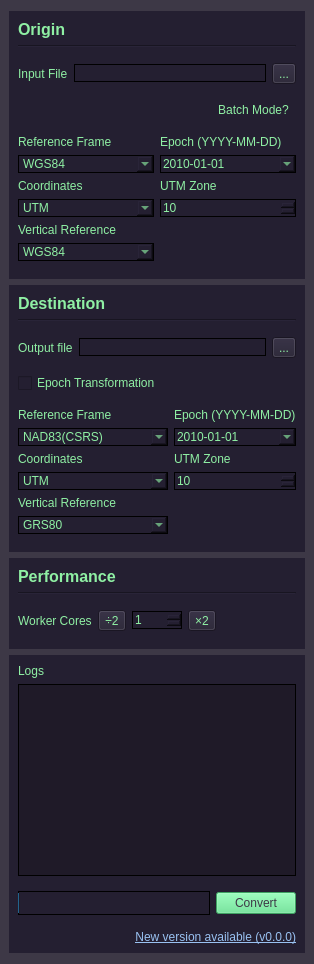
<?xml version="1.0" encoding="UTF-8"?>
<ui version="4.0">
 <class>MainWindow</class>
 <widget class="QWidget" name="MainWindow">
  <property name="windowTitle">
   <string>LAS TRX</string>
  </property>
  <property name="autoFillBackground">
   <bool>false</bool>
  </property>
  <property name="styleSheet">
   <string notr="true">background-color: rgb(61, 56, 70);
color: rgb(143, 240, 164)</string>
  </property>
  <layout class="QVBoxLayout" name="verticalLayout">
   <property name="leftMargin">
    <number>9</number>
   </property>
   <property name="rightMargin">
    <number>9</number>
   </property>
   <item>
    <widget class="QFrame" name="frame_input">
     <property name="styleSheet">
      <string notr="true">background-color: rgb(36, 31, 49);</string>
     </property>
     <layout class="QVBoxLayout" name="verticalLayout_5">
      <item>
       <widget class="QLabel" name="label_input">
        <property name="sizePolicy">
         <sizepolicy hsizetype="Preferred" vsizetype="Fixed">
          <horstretch>0</horstretch>
          <verstretch>0</verstretch>
         </sizepolicy>
        </property>
        <property name="font">
         <font>
          <pointsize>12</pointsize>
          <weight>75</weight>
          <bold>true</bold>
         </font>
        </property>
        <property name="styleSheet">
         <string notr="true"/>
        </property>
        <property name="text">
         <string>Origin</string>
        </property>
       </widget>
      </item>
      <item>
       <widget class="Line" name="line_input">
        <property name="orientation">
         <enum>Qt::Horizontal</enum>
        </property>
       </widget>
      </item>
      <item>
       <widget class="QWidget" name="widget_input_file" native="true">
        <layout class="QHBoxLayout" name="horizontalLayout">
         <property name="leftMargin">
          <number>0</number>
         </property>
         <property name="rightMargin">
          <number>0</number>
         </property>
         <item>
          <widget class="QLabel" name="label_input_file">
           <property name="text">
            <string>Input File</string>
           </property>
           <property name="buddy">
            <cstring>lineEdit_input_file</cstring>
           </property>
          </widget>
         </item>
         <item>
          <widget class="QLineEdit" name="lineEdit_input_file">
           <property name="acceptDrops">
            <bool>true</bool>
           </property>
           <property name="autoFillBackground">
            <bool>false</bool>
           </property>
           <property name="styleSheet">
            <string notr="true">border : 1px solid black;</string>
           </property>
          </widget>
         </item>
         <item>
          <widget class="QToolButton" name="toolButton_input_file">
           <property name="text">
            <string>...</string>
           </property>
          </widget>
         </item>
        </layout>
       </widget>
      </item>
      <item>
       <widget class="QWidget" name="widget" native="true">
        <layout class="QHBoxLayout" name="horizontalLayout_3">
         <property name="leftMargin">
          <number>0</number>
         </property>
         <property name="topMargin">
          <number>0</number>
         </property>
         <property name="rightMargin">
          <number>0</number>
         </property>
         <property name="bottomMargin">
          <number>0</number>
         </property>
         <item>
          <spacer name="horizontalSpacer">
           <property name="orientation">
            <enum>Qt::Horizontal</enum>
           </property>
           <property name="sizeHint" stdset="0">
            <size>
             <width>40</width>
             <height>20</height>
            </size>
           </property>
          </spacer>
         </item>
         <item>
          <widget class="QToolButton" name="toolButton_help">
           <property name="layoutDirection">
            <enum>Qt::LeftToRight</enum>
           </property>
           <property name="autoFillBackground">
            <bool>false</bool>
           </property>
           <property name="text">
            <string>Batch Mode?</string>
           </property>
           <property name="toolButtonStyle">
            <enum>Qt::ToolButtonTextOnly</enum>
           </property>
           <property name="autoRaise">
            <bool>true</bool>
           </property>
          </widget>
         </item>
        </layout>
       </widget>
      </item>
      <item>
       <widget class="QWidget" name="widget_input_options" native="true">
        <layout class="QGridLayout" name="gridLayout">
         <property name="leftMargin">
          <number>0</number>
         </property>
         <property name="rightMargin">
          <number>0</number>
         </property>
         <item row="5" column="1">
          <widget class="QSpinBox" name="spinBox_input_utm_zone">
           <property name="enabled">
            <bool>true</bool>
           </property>
           <property name="styleSheet">
            <string notr="true">border : 1px solid black;</string>
           </property>
           <property name="minimum">
            <number>7</number>
           </property>
           <property name="maximum">
            <number>22</number>
           </property>
           <property name="value">
            <number>10</number>
           </property>
          </widget>
         </item>
         <item row="5" column="0">
          <widget class="QComboBox" name="comboBox_input_coordinates">
           <property name="styleSheet">
            <string notr="true">border : 1px solid black;</string>
           </property>
           <property name="currentIndex">
            <number>2</number>
           </property>
           <item>
            <property name="text">
             <string>Geographic</string>
            </property>
           </item>
           <item>
            <property name="text">
             <string>Cartesian</string>
            </property>
           </item>
           <item>
            <property name="text">
             <string>UTM</string>
            </property>
           </item>
          </widget>
         </item>
         <item row="1" column="0">
          <widget class="QComboBox" name="comboBox_input_reference">
           <property name="styleSheet">
            <string notr="true">border : 1px solid black;</string>
           </property>
           <property name="currentText">
            <string>WGS84</string>
           </property>
           <property name="currentIndex">
            <number>1</number>
           </property>
           <item>
            <property name="text">
             <string>NAD83(CSRS)</string>
            </property>
           </item>
           <item>
            <property name="text">
             <string>WGS84</string>
            </property>
           </item>
           <item>
            <property name="text">
             <string>ITRF2020</string>
            </property>
           </item>
           <item>
            <property name="text">
             <string>ITRF2014</string>
            </property>
           </item>
           <item>
            <property name="text">
             <string>ITRF2008</string>
            </property>
           </item>
           <item>
            <property name="text">
             <string>ITRF2005</string>
            </property>
           </item>
           <item>
            <property name="text">
             <string>ITRF2000</string>
            </property>
           </item>
           <item>
            <property name="text">
             <string>ITRF97</string>
            </property>
           </item>
           <item>
            <property name="text">
             <string>ITRF96</string>
            </property>
           </item>
           <item>
            <property name="text">
             <string>ITRF94</string>
            </property>
           </item>
           <item>
            <property name="text">
             <string>ITRF93</string>
            </property>
           </item>
           <item>
            <property name="text">
             <string>ITRF92</string>
            </property>
           </item>
           <item>
            <property name="text">
             <string>ITRF91</string>
            </property>
           </item>
           <item>
            <property name="text">
             <string>ITRF90</string>
            </property>
           </item>
           <item>
            <property name="text">
             <string>ITRF89</string>
            </property>
           </item>
           <item>
            <property name="text">
             <string>ITRF88</string>
            </property>
           </item>
          </widget>
         </item>
         <item row="1" column="1">
          <widget class="QDateEdit" name="dateEdit_input_epoch">
           <property name="styleSheet">
            <string notr="true">border : 1px solid black;</string>
           </property>
           <property name="time">
            <time>
             <hour>8</hour>
             <minute>0</minute>
             <second>0</second>
            </time>
           </property>
           <property name="maximumDateTime">
            <datetime>
             <hour>7</hour>
             <minute>59</minute>
             <second>59</second>
             <year>9998</year>
             <month>1</month>
             <day>15</day>
            </datetime>
           </property>
           <property name="displayFormat">
            <string notr="true">yyyy-MM-dd</string>
           </property>
           <property name="calendarPopup">
            <bool>true</bool>
           </property>
           <property name="timeSpec">
            <enum>Qt::UTC</enum>
           </property>
           <property name="date">
            <date>
             <year>2010</year>
             <month>1</month>
             <day>1</day>
            </date>
           </property>
          </widget>
         </item>
         <item row="0" column="0">
          <widget class="QLabel" name="label_input_reference">
           <property name="text">
            <string>Reference Frame</string>
           </property>
           <property name="buddy">
            <cstring>comboBox_input_reference</cstring>
           </property>
          </widget>
         </item>
         <item row="3" column="1">
          <widget class="QLabel" name="label_input_utm_zone">
           <property name="text">
            <string>UTM Zone</string>
           </property>
           <property name="buddy">
            <cstring>spinBox_input_utm_zone</cstring>
           </property>
          </widget>
         </item>
         <item row="3" column="0">
          <widget class="QLabel" name="label_input_coordinates">
           <property name="text">
            <string>Coordinates</string>
           </property>
           <property name="buddy">
            <cstring>comboBox_input_coordinates</cstring>
           </property>
          </widget>
         </item>
         <item row="0" column="1">
          <widget class="QLabel" name="label_input_epoch">
           <property name="text">
            <string>Epoch (YYYY-MM-DD)</string>
           </property>
           <property name="buddy">
            <cstring>dateEdit_input_epoch</cstring>
           </property>
          </widget>
         </item>
         <item row="6" column="0">
          <widget class="QLabel" name="label_input_vertical_reference">
           <property name="text">
            <string>Vertical Reference</string>
           </property>
           <property name="buddy">
            <cstring>comboBox_input_vertical_reference</cstring>
           </property>
          </widget>
         </item>
         <item row="7" column="0">
          <widget class="QComboBox" name="comboBox_input_vertical_reference">
           <property name="styleSheet">
            <string notr="true">border : 1px solid black;</string>
           </property>
           <item>
            <property name="text">
             <string>WGS84</string>
            </property>
           </item>
          </widget>
         </item>
        </layout>
       </widget>
      </item>
     </layout>
    </widget>
   </item>
   <item>
    <widget class="QFrame" name="frame_output">
     <property name="autoFillBackground">
      <bool>false</bool>
     </property>
     <property name="styleSheet">
      <string notr="true">background-color: rgb(36, 31, 49)</string>
     </property>
     <layout class="QVBoxLayout" name="verticalLayout_6">
      <item>
       <widget class="QLabel" name="label_output">
        <property name="sizePolicy">
         <sizepolicy hsizetype="Preferred" vsizetype="Fixed">
          <horstretch>0</horstretch>
          <verstretch>0</verstretch>
         </sizepolicy>
        </property>
        <property name="font">
         <font>
          <pointsize>12</pointsize>
          <weight>75</weight>
          <bold>true</bold>
         </font>
        </property>
        <property name="text">
         <string>Destination</string>
        </property>
       </widget>
      </item>
      <item>
       <widget class="Line" name="line_output">
        <property name="orientation">
         <enum>Qt::Horizontal</enum>
        </property>
       </widget>
      </item>
      <item>
       <widget class="QWidget" name="widget_output_file" native="true">
        <layout class="QHBoxLayout" name="horizontalLayout_2">
         <property name="leftMargin">
          <number>0</number>
         </property>
         <property name="rightMargin">
          <number>0</number>
         </property>
         <item>
          <widget class="QLabel" name="label_output_file">
           <property name="text">
            <string>Output file</string>
           </property>
           <property name="buddy">
            <cstring>lineEdit_output_file</cstring>
           </property>
          </widget>
         </item>
         <item>
          <widget class="QLineEdit" name="lineEdit_output_file">
           <property name="autoFillBackground">
            <bool>false</bool>
           </property>
           <property name="styleSheet">
            <string notr="true">border : 1px solid black;</string>
           </property>
          </widget>
         </item>
         <item>
          <widget class="QToolButton" name="toolButton_output_file">
           <property name="text">
            <string>...</string>
           </property>
          </widget>
         </item>
        </layout>
       </widget>
      </item>
      <item>
       <widget class="QCheckBox" name="checkBox_epoch_trans">
        <property name="layoutDirection">
         <enum>Qt::LeftToRight</enum>
        </property>
        <property name="text">
         <string>Epoch Transformation</string>
        </property>
       </widget>
      </item>
      <item>
       <widget class="QWidget" name="widget_output_options" native="true">
        <layout class="QGridLayout" name="gridLayout_2">
         <property name="leftMargin">
          <number>0</number>
         </property>
         <property name="rightMargin">
          <number>0</number>
         </property>
         <property name="verticalSpacing">
          <number>6</number>
         </property>
         <item row="7" column="0">
          <widget class="QLabel" name="label_output_vertical_reference">
           <property name="text">
            <string>Vertical Reference</string>
           </property>
           <property name="buddy">
            <cstring>comboBox_output_vertical_reference</cstring>
           </property>
          </widget>
         </item>
         <item row="3" column="0">
          <widget class="QComboBox" name="comboBox_output_reference">
           <property name="enabled">
            <bool>true</bool>
           </property>
           <property name="styleSheet">
            <string notr="true">border : 1px solid black;</string>
           </property>
           <item>
            <property name="text">
             <string>NAD83(CSRS)</string>
            </property>
           </item>
           <item>
            <property name="text">
             <string>WGS84</string>
            </property>
           </item>
           <item>
            <property name="text">
             <string>ITRF2020</string>
            </property>
           </item>
           <item>
            <property name="text">
             <string>ITRF2014</string>
            </property>
           </item>
           <item>
            <property name="text">
             <string>ITRF2008</string>
            </property>
           </item>
           <item>
            <property name="text">
             <string>ITRF2005</string>
            </property>
           </item>
           <item>
            <property name="text">
             <string>ITRF2000</string>
            </property>
           </item>
           <item>
            <property name="text">
             <string>ITRF97</string>
            </property>
           </item>
           <item>
            <property name="text">
             <string>ITRF96</string>
            </property>
           </item>
           <item>
            <property name="text">
             <string>ITRF94</string>
            </property>
           </item>
           <item>
            <property name="text">
             <string>ITRF93</string>
            </property>
           </item>
           <item>
            <property name="text">
             <string>ITRF92</string>
            </property>
           </item>
           <item>
            <property name="text">
             <string>ITRF91</string>
            </property>
           </item>
           <item>
            <property name="text">
             <string>ITRF90</string>
            </property>
           </item>
           <item>
            <property name="text">
             <string>ITRF89</string>
            </property>
           </item>
           <item>
            <property name="text">
             <string>ITRF88</string>
            </property>
           </item>
          </widget>
         </item>
         <item row="4" column="0">
          <widget class="QLabel" name="label_output_coordinates">
           <property name="text">
            <string>Coordinates</string>
           </property>
           <property name="buddy">
            <cstring>comboBox_output_coordinates</cstring>
           </property>
          </widget>
         </item>
         <item row="1" column="0">
          <widget class="QLabel" name="label_output_reference">
           <property name="text">
            <string>Reference Frame</string>
           </property>
           <property name="buddy">
            <cstring>comboBox_output_reference</cstring>
           </property>
          </widget>
         </item>
         <item row="1" column="1">
          <widget class="QLabel" name="label_output_epoch">
           <property name="text">
            <string>Epoch (YYYY-MM-DD)</string>
           </property>
           <property name="buddy">
            <cstring>dateEdit_output_epoch</cstring>
           </property>
          </widget>
         </item>
         <item row="5" column="1">
          <widget class="QSpinBox" name="spinBox_output_utm_zone">
           <property name="enabled">
            <bool>true</bool>
           </property>
           <property name="styleSheet">
            <string notr="true">border : 1px solid black;</string>
           </property>
           <property name="minimum">
            <number>7</number>
           </property>
           <property name="maximum">
            <number>22</number>
           </property>
           <property name="value">
            <number>10</number>
           </property>
           <property name="displayIntegerBase">
            <number>10</number>
           </property>
          </widget>
         </item>
         <item row="3" column="1">
          <widget class="QDateEdit" name="dateEdit_output_epoch">
           <property name="enabled">
            <bool>false</bool>
           </property>
           <property name="styleSheet">
            <string notr="true">border : 1px solid black;</string>
           </property>
           <property name="wrapping">
            <bool>false</bool>
           </property>
           <property name="frame">
            <bool>true</bool>
           </property>
           <property name="correctionMode">
            <enum>QAbstractSpinBox::CorrectToPreviousValue</enum>
           </property>
           <property name="keyboardTracking">
            <bool>true</bool>
           </property>
           <property name="time">
            <time>
             <hour>8</hour>
             <minute>0</minute>
             <second>0</second>
            </time>
           </property>
           <property name="displayFormat">
            <string notr="true">yyyy-MM-dd</string>
           </property>
           <property name="calendarPopup">
            <bool>true</bool>
           </property>
           <property name="timeSpec">
            <enum>Qt::UTC</enum>
           </property>
           <property name="date">
            <date>
             <year>2010</year>
             <month>1</month>
             <day>1</day>
            </date>
           </property>
          </widget>
         </item>
         <item row="5" column="0">
          <widget class="QComboBox" name="comboBox_output_coordinates">
           <property name="styleSheet">
            <string notr="true">border : 1px solid black;</string>
           </property>
           <property name="currentIndex">
            <number>2</number>
           </property>
           <item>
            <property name="text">
             <string>Geographic</string>
            </property>
           </item>
           <item>
            <property name="text">
             <string>Cartesian</string>
            </property>
           </item>
           <item>
            <property name="text">
             <string>UTM</string>
            </property>
           </item>
          </widget>
         </item>
         <item row="4" column="1">
          <widget class="QLabel" name="label_output_utm_zone">
           <property name="text">
            <string>UTM Zone</string>
           </property>
           <property name="buddy">
            <cstring>spinBox_output_utm_zone</cstring>
           </property>
          </widget>
         </item>
         <item row="8" column="0">
          <widget class="QComboBox" name="comboBox_output_vertical_reference">
           <property name="enabled">
            <bool>true</bool>
           </property>
           <property name="styleSheet">
            <string notr="true">border : 1px solid black;</string>
           </property>
           <property name="frame">
            <bool>true</bool>
           </property>
           <item>
            <property name="text">
             <string>GRS80</string>
            </property>
           </item>
           <item>
            <property name="text">
             <string>CGVD2013/CGG2013a</string>
            </property>
           </item>
           <item>
            <property name="text">
             <string>CGVD2013/CGG2013</string>
            </property>
           </item>
           <item>
            <property name="text">
             <string>CGVD28/HT2_2010v70</string>
            </property>
           </item>
          </widget>
         </item>
        </layout>
       </widget>
      </item>
     </layout>
    </widget>
   </item>
   <item>
    <widget class="QFrame" name="frame_performance">
     <property name="styleSheet">
      <string notr="true">background-color: rgb(36, 31, 49)</string>
     </property>
     <layout class="QVBoxLayout" name="verticalLayout_7">
      <item>
       <widget class="QLabel" name="label_performance">
        <property name="sizePolicy">
         <sizepolicy hsizetype="Preferred" vsizetype="Fixed">
          <horstretch>0</horstretch>
          <verstretch>0</verstretch>
         </sizepolicy>
        </property>
        <property name="font">
         <font>
          <pointsize>12</pointsize>
          <weight>75</weight>
          <bold>true</bold>
         </font>
        </property>
        <property name="text">
         <string>Performance</string>
        </property>
       </widget>
      </item>
      <item>
       <widget class="Line" name="line_performance">
        <property name="orientation">
         <enum>Qt::Horizontal</enum>
        </property>
       </widget>
      </item>
      <item>
       <widget class="QWidget" name="widget_worker_cores" native="true">
        <layout class="QHBoxLayout" name="horizontalLayout_5">
         <property name="leftMargin">
          <number>0</number>
         </property>
         <property name="rightMargin">
          <number>0</number>
         </property>
         <item>
          <widget class="QLabel" name="label_worker_cores">
           <property name="text">
            <string>Worker Cores</string>
           </property>
           <property name="buddy">
            <cstring>spinBox_worker_cores</cstring>
           </property>
          </widget>
         </item>
         <item>
          <widget class="QToolButton" name="toolButton_halve_cores">
           <property name="text">
            <string>÷2</string>
           </property>
          </widget>
         </item>
         <item>
          <widget class="QSpinBox" name="spinBox_worker_cores">
           <property name="styleSheet">
            <string notr="true">border : 1px solid black;</string>
           </property>
           <property name="minimum">
            <number>1</number>
           </property>
           <property name="maximum">
            <number>1024</number>
           </property>
          </widget>
         </item>
         <item>
          <widget class="QToolButton" name="toolButton_double_cores">
           <property name="text">
            <string>×2</string>
           </property>
          </widget>
         </item>
         <item>
          <spacer name="horizontalSpacer_2">
           <property name="orientation">
            <enum>Qt::Horizontal</enum>
           </property>
           <property name="sizeHint" stdset="0">
            <size>
             <width>40</width>
             <height>20</height>
            </size>
           </property>
          </spacer>
         </item>
        </layout>
       </widget>
      </item>
     </layout>
    </widget>
   </item>
   <item>
    <widget class="QWidget" name="widget_logs" native="true">
     <property name="styleSheet">
      <string notr="true">background-color: rgb(36, 31, 49)</string>
     </property>
     <layout class="QVBoxLayout" name="verticalLayout_2">
      <item>
       <widget class="QLabel" name="label_log_output">
        <property name="text">
         <string>Logs</string>
        </property>
       </widget>
      </item>
      <item>
       <widget class="QTextBrowser" name="textBrowser_log_output">
        <property name="styleSheet">
         <string notr="true">background-color: rgb(31, 26, 40);
border : 1px solid black;</string>
        </property>
        <property name="frameShadow">
         <enum>QFrame::Sunken</enum>
        </property>
       </widget>
      </item>
      <item>
       <widget class="QWidget" name="widget_actions" native="true">
        <property name="sizePolicy">
         <sizepolicy hsizetype="Preferred" vsizetype="Fixed">
          <horstretch>0</horstretch>
          <verstretch>0</verstretch>
         </sizepolicy>
        </property>
        <layout class="QHBoxLayout" name="horizontalLayout_4">
         <property name="leftMargin">
          <number>0</number>
         </property>
         <property name="rightMargin">
          <number>0</number>
         </property>
         <item>
          <widget class="QProgressBar" name="progressBar">
           <property name="styleSheet">
            <string notr="true">border: 1px solid black;
text-align: center;
</string>
           </property>
          </widget>
         </item>
         <item>
          <widget class="QPushButton" name="pushButton_convert">
           <property name="styleSheet">
            <string notr="true">color: rgb(61, 56, 70);
background-color: rgb(87, 227, 137)
</string>
           </property>
           <property name="text">
            <string>Convert</string>
           </property>
          </widget>
         </item>
        </layout>
       </widget>
      </item>
      <item>
       <widget class="QLabel" name="label_upgrade_link">
        <property name="enabled">
         <bool>true</bool>
        </property>
        <property name="layoutDirection">
         <enum>Qt::LeftToRight</enum>
        </property>
        <property name="styleSheet">
         <string notr="true"/>
        </property>
        <property name="text">
         <string notr="true">&lt;html&gt;&lt;head/&gt;&lt;body&gt;&lt;p&gt;&lt;a href=&quot;https://github.com/HakaiInstitute/LAS-TRX/releases/tag/0.0.0&quot;&gt;&lt;span style=&quot;text-decoration: underline; color:rgb(153, 193, 241)&quot;&gt;New version available (v0.0.0)&lt;/span&gt;&lt;/a&gt;&lt;/p&gt;&lt;/body&gt;&lt;/html&gt;</string>
        </property>
        <property name="alignment">
         <set>Qt::AlignRight|Qt::AlignTrailing|Qt::AlignVCenter</set>
        </property>
        <property name="openExternalLinks">
         <bool>true</bool>
        </property>
        <property name="textInteractionFlags">
         <set>Qt::LinksAccessibleByKeyboard|Qt::LinksAccessibleByMouse</set>
        </property>
       </widget>
      </item>
     </layout>
    </widget>
   </item>
  </layout>
 </widget>
 <tabstops>
  <tabstop>lineEdit_input_file</tabstop>
  <tabstop>toolButton_input_file</tabstop>
  <tabstop>comboBox_input_reference</tabstop>
  <tabstop>dateEdit_input_epoch</tabstop>
  <tabstop>comboBox_input_coordinates</tabstop>
  <tabstop>spinBox_input_utm_zone</tabstop>
  <tabstop>comboBox_input_vertical_reference</tabstop>
  <tabstop>lineEdit_output_file</tabstop>
  <tabstop>toolButton_output_file</tabstop>
  <tabstop>comboBox_output_reference</tabstop>
  <tabstop>dateEdit_output_epoch</tabstop>
  <tabstop>comboBox_output_coordinates</tabstop>
  <tabstop>spinBox_output_utm_zone</tabstop>
  <tabstop>comboBox_output_vertical_reference</tabstop>
m  <tabstop>toolButton_halve_cores</tabstop>
  <tabstop>spinBox_worker_cores</tabstop>
  <tabstop>toolButton_double_cores</tabstop>
  <tabstop>pushButton_convert</tabstop>
 </tabstops>
 <resources/>
 <connections/>
</ui>
